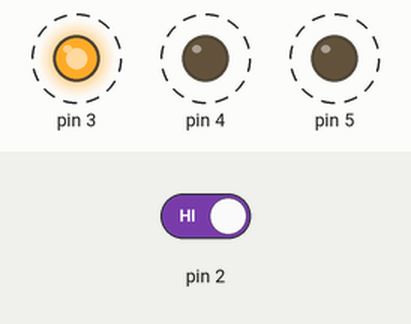
Simulated run of this sketch. Board: Arduino Uno, built with avr-gcc and run on an emulated ATmega328P. Parts: output pins drawn as LEDs (lit = HIGH). Dashed ring = blinking. Inputs (shaded band) come from the test bench; at power-on: pin 2 HIGH.

Above: at 10.71 s.
10.9 s: pin 2 driven LOW
At 16.0 s:
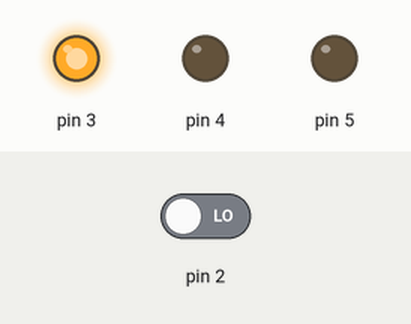
16.9 s: pin 2 driven HIGH
At 17.06 s:
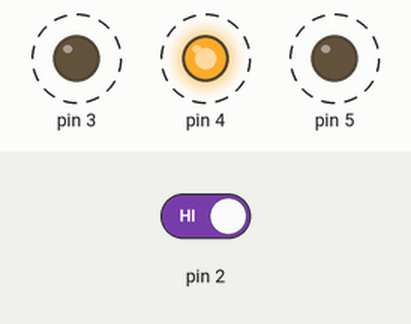
Timing chart, 0 to 28.9 s (numbered marks = the images above; inputs shaded):
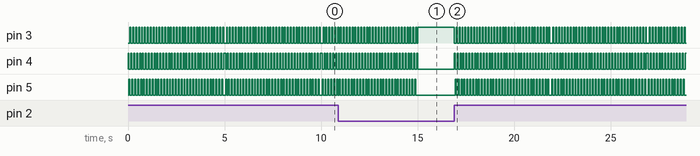

The sketch:

Spacecraft-Final.ino
```cpp
int switchState = 0;

void setup() {
  pinMode(2,INPUT);
  pinMode(3,OUTPUT);
  pinMode(4,OUTPUT);
  pinMode(5,OUTPUT);

}

void loop() {

  // put your main code here, to run repeatedly:
  switchState = digitalRead(2);


  if (switchState == LOW){

    digitalWrite(3, HIGH);
    digitalWrite(4, LOW);
    digitalWrite(5, LOW);
    }

    else {

      int p = 1;

      for(int i=0;i<100;i++){

         if(p==1){
        digitalWrite(3, LOW);
      digitalWrite(4, HIGH);
      digitalWrite(5, LOW);
      delay(50);
      p++;
        }

        else if(p==2){

       digitalWrite(3, LOW);
      digitalWrite(4, LOW);
      digitalWrite(5, HIGH);
      delay(50);
      p++;
          }

          else{

       digitalWrite(3, HIGH);
      digitalWrite(4, LOW);
      digitalWrite(5, LOW);
      delay(50);
      p=1;
          }

        }


    }
}
```

Measured:
- after the input at 10.9 s, pin 5: goes on until 14.9 s, then stays LOW
- after the input at 16.9 s, pin 3, pin 4: alternates HIGH for 0.05 s and LOW for 0.10 s, starting at once; pin 5: alternates HIGH for 0.05 s and LOW for 0.10 s, starting after 0.05 s
- by itself, pin 3–5: alternates HIGH for 0.05 s and LOW for 0.10 s
